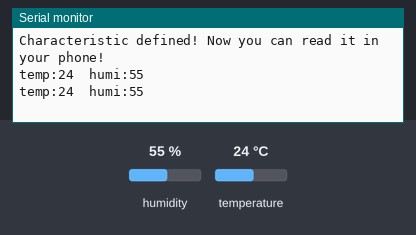
Simulated run of this sketch. Board: ESP32. On the bench: the last lines printed to the serial monitor. The test bench sets the inputs (shaded band); at power-on: humidity 55 %, temperature 24 °C. Nothing arrives over Bluetooth unless stated; a phone connects over Bluetooth LE 3 s after start.

Above: at 1.8 s.
1.9 s: humidity set to 22 %
At 3.1 s:
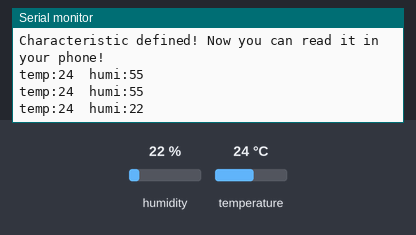
3.4 s: temperature set to 12 °C
At 4.7 s:
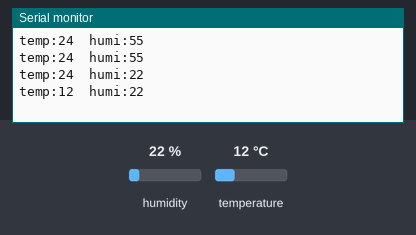
4.9 s: humidity set to 40 %
At 6.0 s:
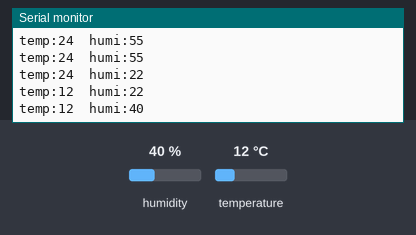
Timing chart, 0 to 7.9 s (numbered marks = the images above; inputs shaded):
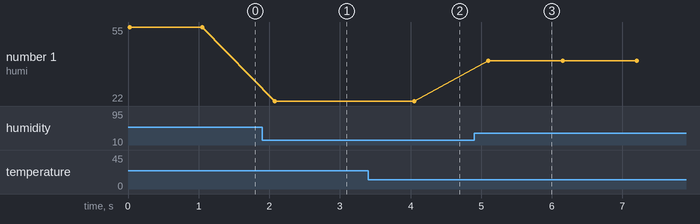

Measured:
- after the input at 1.9 s, the serial monitor: prints a new line after 0.18 s (image 1)
- after the input at 3.4 s, the serial monitor: prints a new line after 0.65 s (image 2)
- after the input at 4.9 s, the serial monitor: prints a new line after 0.20 s (image 3)
- plotted number 1: 55 → 22 after the input at 1.9 s, 22 → 40 after the input at 4.9 s

The sketch:

Temp_Hum.ino
```cpp
#include <BLEDevice.h>
#include <BLEServer.h>
#include <BLEUtils.h>
#include <BLE2902.h>
#include <DFRobot_DHT11.h>
DFRobot_DHT11 DHT;
#define DHT11_PIN 17

/*Service UUID*/
#define SERVICE_UUID "00000002-0000-0000-FDFD-FDFDFDFDFDFD"
/* Characteristic UUID*/
BLECharacteristic Tempeture(BLEUUID((uint16_t)0x2A1C), BLECharacteristic::PROPERTY_READ | BLECharacteristic::PROPERTY_NOTIFY);
BLECharacteristic Humidity(BLEUUID((uint16_t)0x2A6F), BLECharacteristic::PROPERTY_READ | BLECharacteristic::PROPERTY_NOTIFY);
static bool deviceConnected = false;

/*Indication of bluetooth when connected*/
class MyServerCallbacks: public BLEServerCallbacks {
    void onConnect(BLEServer* MyServer) {
       deviceConnected = true;
       delay(1000);
       }

    /*Indication of bluetooth when not connected*/
    void onDisconnect(BLEServer* MyServer) {
       deviceConnected = false;
       delay(5000);
       BLEDevice::startAdvertising();
    }
};

/*Bluetooth enabling code*/
void initBLE() {
  BLEDevice::init("Weather");
  BLEServer *MyServer = BLEDevice::createServer();
  MyServer->setCallbacks(new MyServerCallbacks());
  BLEService *pService = MyServer->createService(SERVICE_UUID);//creating the UART service
  pService->addCharacteristic (&Tempeture);
  pService->addCharacteristic(&Humidity);
  Tempeture.addDescriptor(new BLE2902());
  Humidity.addDescriptor(new BLE2902());
  Tempeture.setNotifyProperty(true);
  Humidity.setNotifyProperty(true);
  pService->start();
  BLEAdvertising *pAdvertising = BLEDevice::getAdvertising();
  pAdvertising->addServiceUUID(SERVICE_UUID);
  pAdvertising->setScanResponse(true);
  pAdvertising->setMinPreferred(0x06);  // functions that help with iPhone connections issue
  pAdvertising->setMinPreferred(0x12);
  BLEDevice::startAdvertising();
  Serial.println("Characteristic defined! Now you can read it in your phone!");
}


void setup(){
  Serial.begin(115200);
  initBLE();  // Bluetooth is start working
}

void loop(){
  DHT.read(DHT11_PIN);
  Serial.print("temp:");
  Serial.print(DHT.temperature);
  Serial.print("  humi:");
  Serial.println(DHT.humidity);
  delay(1000);

if (deviceConnected){
          DHT.read(DHT11_PIN);
          Tempeture.setValue(DHT.temperature);// Sending the data to application through bluetooth
          Tempeture.notify();
          Humidity.setValue(DHT.humidity);// Sending the data to application through bluetooth
          Humidity.notify();
}
}
```
